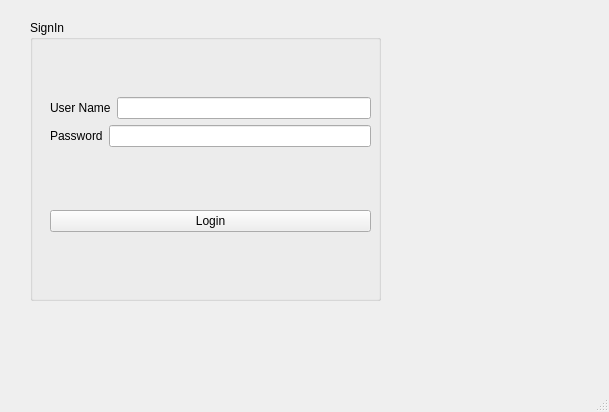
<?xml version="1.0" encoding="UTF-8"?>
<ui version="4.0">
 <class>MainWindow</class>
 <widget class="QMainWindow" name="MainWindow">
  <property name="geometry">
   <rect>
    <x>0</x>
    <y>0</y>
    <width>609</width>
    <height>412</height>
   </rect>
  </property>
  <property name="windowTitle">
   <string>MainWindow</string>
  </property>
  <widget class="QWidget" name="centralwidget">
   <widget class="QGroupBox" name="groupBox">
    <property name="geometry">
     <rect>
      <x>30</x>
      <y>20</y>
      <width>351</width>
      <height>281</height>
     </rect>
    </property>
    <property name="title">
     <string>SignIn</string>
    </property>
    <widget class="QWidget" name="">
     <property name="geometry">
      <rect>
       <x>20</x>
       <y>20</y>
       <width>321</width>
       <height>251</height>
      </rect>
     </property>
     <layout class="QVBoxLayout" name="verticalLayout_2">
      <item>
       <layout class="QVBoxLayout" name="verticalLayout">
        <item>
         <layout class="QHBoxLayout" name="horizontalLayout">
          <item>
           <widget class="QLabel" name="label">
            <property name="text">
             <string>User Name</string>
            </property>
           </widget>
          </item>
          <item>
           <widget class="QLineEdit" name="lineEdit_username"/>
          </item>
         </layout>
        </item>
        <item>
         <layout class="QHBoxLayout" name="horizontalLayout_2">
          <item>
           <widget class="QLabel" name="label_2">
            <property name="text">
             <string>Password</string>
            </property>
           </widget>
          </item>
          <item>
           <widget class="QLineEdit" name="lineEdit_password"/>
          </item>
         </layout>
        </item>
       </layout>
      </item>
      <item>
       <widget class="QPushButton" name="pushButton_Login">
        <property name="text">
         <string>Login</string>
        </property>
       </widget>
      </item>
     </layout>
    </widget>
   </widget>
   <widget class="QLabel" name="label_pic">
    <property name="geometry">
     <rect>
      <x>420</x>
      <y>40</y>
      <width>151</width>
      <height>251</height>
     </rect>
    </property>
    <property name="text">
     <string/>
    </property>
   </widget>
  </widget>
  <widget class="QMenuBar" name="menubar">
   <property name="geometry">
    <rect>
     <x>0</x>
     <y>0</y>
     <width>609</width>
     <height>20</height>
    </rect>
   </property>
  </widget>
  <widget class="QStatusBar" name="statusbar"/>
 </widget>
 <resources/>
 <connections/>
</ui>
